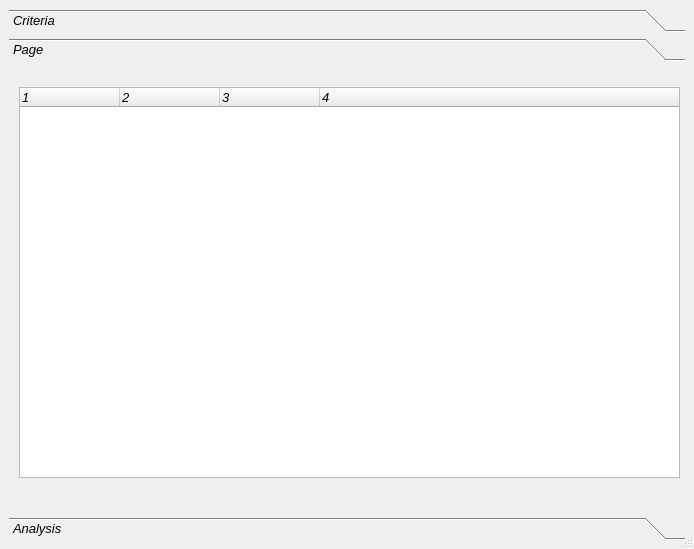
<?xml version="1.0" encoding="UTF-8"?>
<ui version="4.0">
 <class>Dialog</class>
 <widget class="QDialog" name="Dialog">
  <property name="enabled">
   <bool>true</bool>
  </property>
  <property name="geometry">
   <rect>
    <x>0</x>
    <y>0</y>
    <width>694</width>
    <height>549</height>
   </rect>
  </property>
  <property name="maximumSize">
   <size>
    <width>694</width>
    <height>700</height>
   </size>
  </property>
  <property name="font">
   <font>
    <pointsize>6</pointsize>
   </font>
  </property>
  <property name="acceptDrops">
   <bool>true</bool>
  </property>
  <property name="windowTitle">
   <string>geo Weighted Sum</string>
  </property>
  <property name="sizeGripEnabled">
   <bool>true</bool>
  </property>
  <property name="modal">
   <bool>false</bool>
  </property>
  <layout class="QGridLayout" name="gridLayout">
   <property name="sizeConstraint">
    <enum>QLayout::SetDefaultConstraint</enum>
   </property>
   <item row="0" column="0">
    <widget class="QToolBox" name="toolBox">
     <property name="enabled">
      <bool>true</bool>
     </property>
     <property name="font">
      <font>
       <family>MS Shell Dlg 2</family>
       <pointsize>10</pointsize>
       <weight>9</weight>
       <italic>true</italic>
       <bold>false</bold>
      </font>
     </property>
     <property name="cursor">
      <cursorShape>ArrowCursor</cursorShape>
     </property>
     <property name="styleSheet">
      <string notr="true">
font: 75 italic 10pt &quot;MS Shell Dlg 2&quot;;</string>
     </property>
     <property name="frameShape">
      <enum>QFrame::NoFrame</enum>
     </property>
     <property name="frameShadow">
      <enum>QFrame::Plain</enum>
     </property>
     <property name="currentIndex">
      <number>1</number>
     </property>
     <widget class="QWidget" name="EnvironmentaleQTbox">
      <property name="geometry">
       <rect>
        <x>0</x>
        <y>0</y>
        <width>676</width>
        <height>441</height>
       </rect>
      </property>
      <attribute name="label">
       <string>Criteria</string>
      </attribute>
      <widget class="QComboBox" name="EnvlistFieldsCBox">
       <property name="geometry">
        <rect>
         <x>88</x>
         <y>62</y>
         <width>421</width>
         <height>22</height>
        </rect>
       </property>
       <property name="maximumSize">
        <size>
         <width>16777215</width>
         <height>22</height>
        </size>
       </property>
      </widget>
      <widget class="QLabel" name="EnvLbl">
       <property name="geometry">
        <rect>
         <x>9</x>
         <y>9</y>
         <width>51</width>
         <height>16</height>
        </rect>
       </property>
       <property name="text">
        <string>Layer     </string>
       </property>
      </widget>
      <widget class="QLabel" name="EnvMapNameLbl">
       <property name="geometry">
        <rect>
         <x>69</x>
         <y>8</y>
         <width>431</width>
         <height>16</height>
        </rect>
       </property>
       <property name="font">
        <font>
         <family>MS Shell Dlg 2</family>
         <pointsize>10</pointsize>
         <weight>9</weight>
         <italic>true</italic>
         <bold>false</bold>
        </font>
       </property>
       <property name="textFormat">
        <enum>Qt::AutoText</enum>
       </property>
      </widget>
      <widget class="QTextEdit" name="EnvTEdit">
       <property name="geometry">
        <rect>
         <x>10</x>
         <y>480</y>
         <width>561</width>
         <height>81</height>
        </rect>
       </property>
       <property name="sizePolicy">
        <sizepolicy hsizetype="Expanding" vsizetype="Preferred">
         <horstretch>0</horstretch>
         <verstretch>2</verstretch>
        </sizepolicy>
       </property>
      </widget>
      <widget class="QLabel" name="EnvFieldsLbl">
       <property name="geometry">
        <rect>
         <x>9</x>
         <y>62</y>
         <width>34</width>
         <height>16</height>
        </rect>
       </property>
       <property name="text">
        <string>Fields</string>
       </property>
      </widget>
      <widget class="QPushButton" name="SetBtnHelp">
       <property name="geometry">
        <rect>
         <x>591</x>
         <y>510</y>
         <width>71</width>
         <height>24</height>
        </rect>
       </property>
       <property name="sizePolicy">
        <sizepolicy hsizetype="Preferred" vsizetype="Fixed">
         <horstretch>0</horstretch>
         <verstretch>0</verstretch>
        </sizepolicy>
       </property>
       <property name="maximumSize">
        <size>
         <width>110</width>
         <height>16777215</height>
        </size>
       </property>
       <property name="focusPolicy">
        <enum>Qt::TabFocus</enum>
       </property>
       <property name="text">
        <string>Help</string>
       </property>
      </widget>
      <widget class="Line" name="line_2">
       <property name="geometry">
        <rect>
         <x>9</x>
         <y>36</y>
         <width>657</width>
         <height>16</height>
        </rect>
       </property>
       <property name="orientation">
        <enum>Qt::Horizontal</enum>
       </property>
      </widget>
      <widget class="Line" name="line_4">
       <property name="geometry">
        <rect>
         <x>10</x>
         <y>440</y>
         <width>660</width>
         <height>15</height>
        </rect>
       </property>
       <property name="orientation">
        <enum>Qt::Horizontal</enum>
       </property>
      </widget>
      <widget class="QTabWidget" name="EnvTabWidget">
       <property name="geometry">
        <rect>
         <x>14</x>
         <y>105</y>
         <width>655</width>
         <height>321</height>
        </rect>
       </property>
       <property name="currentIndex">
        <number>1</number>
       </property>
       <widget class="QWidget" name="tab_5">
        <attribute name="title">
         <string>Standard</string>
        </attribute>
        <widget class="QTableWidget" name="EnvParameterWidget">
         <property name="geometry">
          <rect>
           <x>10</x>
           <y>21</y>
           <width>630</width>
           <height>141</height>
          </rect>
         </property>
         <property name="sizePolicy">
          <sizepolicy hsizetype="Expanding" vsizetype="Expanding">
           <horstretch>0</horstretch>
           <verstretch>0</verstretch>
          </sizepolicy>
         </property>
         <property name="acceptDrops">
          <bool>false</bool>
         </property>
         <property name="autoFillBackground">
          <bool>true</bool>
         </property>
         <property name="dragEnabled">
          <bool>true</bool>
         </property>
         <property name="dragDropMode">
          <enum>QAbstractItemView::DragDrop</enum>
         </property>
         <property name="showGrid">
          <bool>true</bool>
         </property>
         <property name="gridStyle">
          <enum>Qt::DotLine</enum>
         </property>
         <property name="rowCount">
          <number>0</number>
         </property>
         <attribute name="horizontalHeaderCascadingSectionResizes">
          <bool>false</bool>
         </attribute>
         <attribute name="verticalHeaderCascadingSectionResizes">
          <bool>false</bool>
         </attribute>
         <attribute name="verticalHeaderHighlightSections">
          <bool>true</bool>
         </attribute>
        </widget>
        <widget class="QPushButton" name="EnvGetWeightBtn">
         <property name="geometry">
          <rect>
           <x>573</x>
           <y>190</y>
           <width>71</width>
           <height>24</height>
          </rect>
         </property>
         <property name="maximumSize">
          <size>
           <width>104</width>
           <height>16777215</height>
          </size>
         </property>
         <property name="text">
          <string>Apply</string>
         </property>
        </widget>
        <widget class="QProgressBar" name="EnvProgressBar">
         <property name="geometry">
          <rect>
           <x>10</x>
           <y>190</y>
           <width>521</width>
           <height>25</height>
          </rect>
         </property>
         <property name="value">
          <number>0</number>
         </property>
        </widget>
       </widget>
       <widget class="QWidget" name="tab_6">
        <attribute name="title">
         <string>Advanced</string>
        </attribute>
        <attribute name="toolTip">
         <string>&lt;html&gt;&lt;head/&gt;&lt;body&gt;&lt;p&gt;colun vs row&lt;/p&gt;&lt;p&gt;&lt;br/&gt;&lt;/p&gt;&lt;/body&gt;&lt;/html&gt;</string>
        </attribute>
        <widget class="QPushButton" name="EnvCalculateBtn">
         <property name="geometry">
          <rect>
           <x>529</x>
           <y>260</y>
           <width>111</width>
           <height>24</height>
          </rect>
         </property>
         <property name="sizePolicy">
          <sizepolicy hsizetype="Preferred" vsizetype="Fixed">
           <horstretch>0</horstretch>
           <verstretch>0</verstretch>
          </sizepolicy>
         </property>
         <property name="maximumSize">
          <size>
           <width>111</width>
           <height>16777215</height>
          </size>
         </property>
         <property name="text">
          <string>Calculate weight</string>
         </property>
        </widget>
        <widget class="QTableWidget" name="EnvTableWidget">
         <property name="enabled">
          <bool>true</bool>
         </property>
         <property name="geometry">
          <rect>
           <x>10</x>
           <y>15</y>
           <width>630</width>
           <height>231</height>
          </rect>
         </property>
         <property name="sizePolicy">
          <sizepolicy hsizetype="Expanding" vsizetype="Maximum">
           <horstretch>0</horstretch>
           <verstretch>0</verstretch>
          </sizepolicy>
         </property>
         <property name="dragEnabled">
          <bool>true</bool>
         </property>
         <property name="dragDropMode">
          <enum>QAbstractItemView::DragDrop</enum>
         </property>
         <property name="defaultDropAction">
          <enum>Qt::IgnoreAction</enum>
         </property>
        </widget>
       </widget>
      </widget>
      <widget class="QPushButton" name="EnvAddFieldBtn">
       <property name="geometry">
        <rect>
         <x>541</x>
         <y>62</y>
         <width>121</width>
         <height>24</height>
        </rect>
       </property>
       <property name="maximumSize">
        <size>
         <width>16777215</width>
         <height>24</height>
        </size>
       </property>
       <property name="text">
        <string>Add field</string>
       </property>
      </widget>
      <widget class="QPushButton" name="SetBtnAbout">
       <property name="geometry">
        <rect>
         <x>591</x>
         <y>540</y>
         <width>71</width>
         <height>24</height>
        </rect>
       </property>
       <property name="sizePolicy">
        <sizepolicy hsizetype="Preferred" vsizetype="Fixed">
         <horstretch>0</horstretch>
         <verstretch>0</verstretch>
        </sizepolicy>
       </property>
       <property name="maximumSize">
        <size>
         <width>110</width>
         <height>16777215</height>
        </size>
       </property>
       <property name="text">
        <string>About</string>
       </property>
      </widget>
      <widget class="QDialogButtonBox" name="SetBtnQuit">
       <property name="geometry">
        <rect>
         <x>590</x>
         <y>473</y>
         <width>71</width>
         <height>24</height>
        </rect>
       </property>
       <property name="sizePolicy">
        <sizepolicy hsizetype="Maximum" vsizetype="Fixed">
         <horstretch>0</horstretch>
         <verstretch>0</verstretch>
        </sizepolicy>
       </property>
       <property name="maximumSize">
        <size>
         <width>101</width>
         <height>16777215</height>
        </size>
       </property>
       <property name="autoFillBackground">
        <bool>true</bool>
       </property>
       <property name="standardButtons">
        <set>QDialogButtonBox::Cancel</set>
       </property>
      </widget>
      <zorder>EnvAddFieldBtn</zorder>
      <zorder>EnvlistFieldsCBox</zorder>
      <zorder>EnvLbl</zorder>
      <zorder>EnvMapNameLbl</zorder>
      <zorder>EnvTEdit</zorder>
      <zorder>EnvFieldsLbl</zorder>
      <zorder>SetBtnHelp</zorder>
      <zorder>line_2</zorder>
      <zorder>line_4</zorder>
      <zorder>EnvTabWidget</zorder>
      <zorder>SetBtnAbout</zorder>
      <zorder>SetBtnQuit</zorder>
     </widget>
     <widget class="QWidget" name="page">
      <attribute name="label">
       <string>Page</string>
      </attribute>
      <widget class="QTreeWidget" name="treeWidget">
       <property name="geometry">
        <rect>
         <x>10</x>
         <y>20</y>
         <width>661</width>
         <height>391</height>
        </rect>
       </property>
       <property name="columnCount">
        <number>4</number>
       </property>
       <column>
        <property name="text">
         <string>1</string>
        </property>
       </column>
       <column>
        <property name="text">
         <string>2</string>
        </property>
       </column>
       <column>
        <property name="text">
         <string>3</string>
        </property>
       </column>
       <column>
        <property name="text">
         <string>4</string>
        </property>
       </column>
      </widget>
     </widget>
     <widget class="QWidget" name="AnalysisQTBox">
      <property name="geometry">
       <rect>
        <x>0</x>
        <y>0</y>
        <width>676</width>
        <height>441</height>
       </rect>
      </property>
      <attribute name="label">
       <string>Analysis</string>
      </attribute>
      <widget class="QPushButton" name="GraphBtn">
       <property name="geometry">
        <rect>
         <x>567</x>
         <y>73</y>
         <width>75</width>
         <height>23</height>
        </rect>
       </property>
       <property name="text">
        <string>Graph</string>
       </property>
      </widget>
      <widget class="QLabel" name="LblGraphic">
       <property name="geometry">
        <rect>
         <x>21</x>
         <y>122</y>
         <width>518</width>
         <height>251</height>
        </rect>
       </property>
       <property name="autoFillBackground">
        <bool>false</bool>
       </property>
       <property name="frameShape">
        <enum>QFrame::StyledPanel</enum>
       </property>
       <property name="text">
        <string/>
       </property>
       <property name="scaledContents">
        <bool>true</bool>
       </property>
      </widget>
      <widget class="QPushButton" name="RenderBtn">
       <property name="geometry">
        <rect>
         <x>565</x>
         <y>19</y>
         <width>75</width>
         <height>23</height>
        </rect>
       </property>
       <property name="text">
        <string>Maps</string>
       </property>
      </widget>
      <widget class="Line" name="line">
       <property name="geometry">
        <rect>
         <x>14</x>
         <y>49</y>
         <width>644</width>
         <height>21</height>
        </rect>
       </property>
       <property name="orientation">
        <enum>Qt::Horizontal</enum>
       </property>
      </widget>
      <widget class="QLabel" name="label_3">
       <property name="geometry">
        <rect>
         <x>29</x>
         <y>78</y>
         <width>64</width>
         <height>16</height>
        </rect>
       </property>
       <property name="text">
        <string>Label field</string>
       </property>
      </widget>
      <widget class="QDialogButtonBox" name="AnlsBtnQuit">
       <property name="geometry">
        <rect>
         <x>560</x>
         <y>350</y>
         <width>86</width>
         <height>23</height>
        </rect>
       </property>
       <property name="standardButtons">
        <set>QDialogButtonBox::Cancel</set>
       </property>
      </widget>
      <widget class="QLabel" name="label_4">
       <property name="geometry">
        <rect>
         <x>30</x>
         <y>19</y>
         <width>141</width>
         <height>21</height>
        </rect>
       </property>
       <property name="text">
        <string>Load thematic maps</string>
       </property>
      </widget>
      <widget class="QPushButton" name="RenderBtn_2">
       <property name="geometry">
        <rect>
         <x>820</x>
         <y>470</y>
         <width>90</width>
         <height>24</height>
        </rect>
       </property>
       <property name="text">
        <string>Load maps</string>
       </property>
      </widget>
      <widget class="QLabel" name="label_7">
       <property name="geometry">
        <rect>
         <x>250</x>
         <y>20</y>
         <width>111</width>
         <height>20</height>
        </rect>
       </property>
       <property name="text">
        <string>Classes in maps</string>
       </property>
      </widget>
      <widget class="QSpinBox" name="spinBoxClasNum">
       <property name="geometry">
        <rect>
         <x>380</x>
         <y>20</y>
         <width>42</width>
         <height>22</height>
        </rect>
       </property>
       <property name="value">
        <number>5</number>
       </property>
      </widget>
     </widget>
    </widget>
   </item>
  </layout>
 </widget>
 <layoutdefault spacing="6" margin="9"/>
 <tabstops>
  <tabstop>EnvAddFieldBtn</tabstop>
  <tabstop>EnvTEdit</tabstop>
  <tabstop>GraphBtn</tabstop>
  <tabstop>SetBtnHelp</tabstop>
  <tabstop>EnvlistFieldsCBox</tabstop>
  <tabstop>RenderBtn</tabstop>
  <tabstop>AnlsBtnQuit</tabstop>
 </tabstops>
 <resources/>
 <connections/>
</ui>
